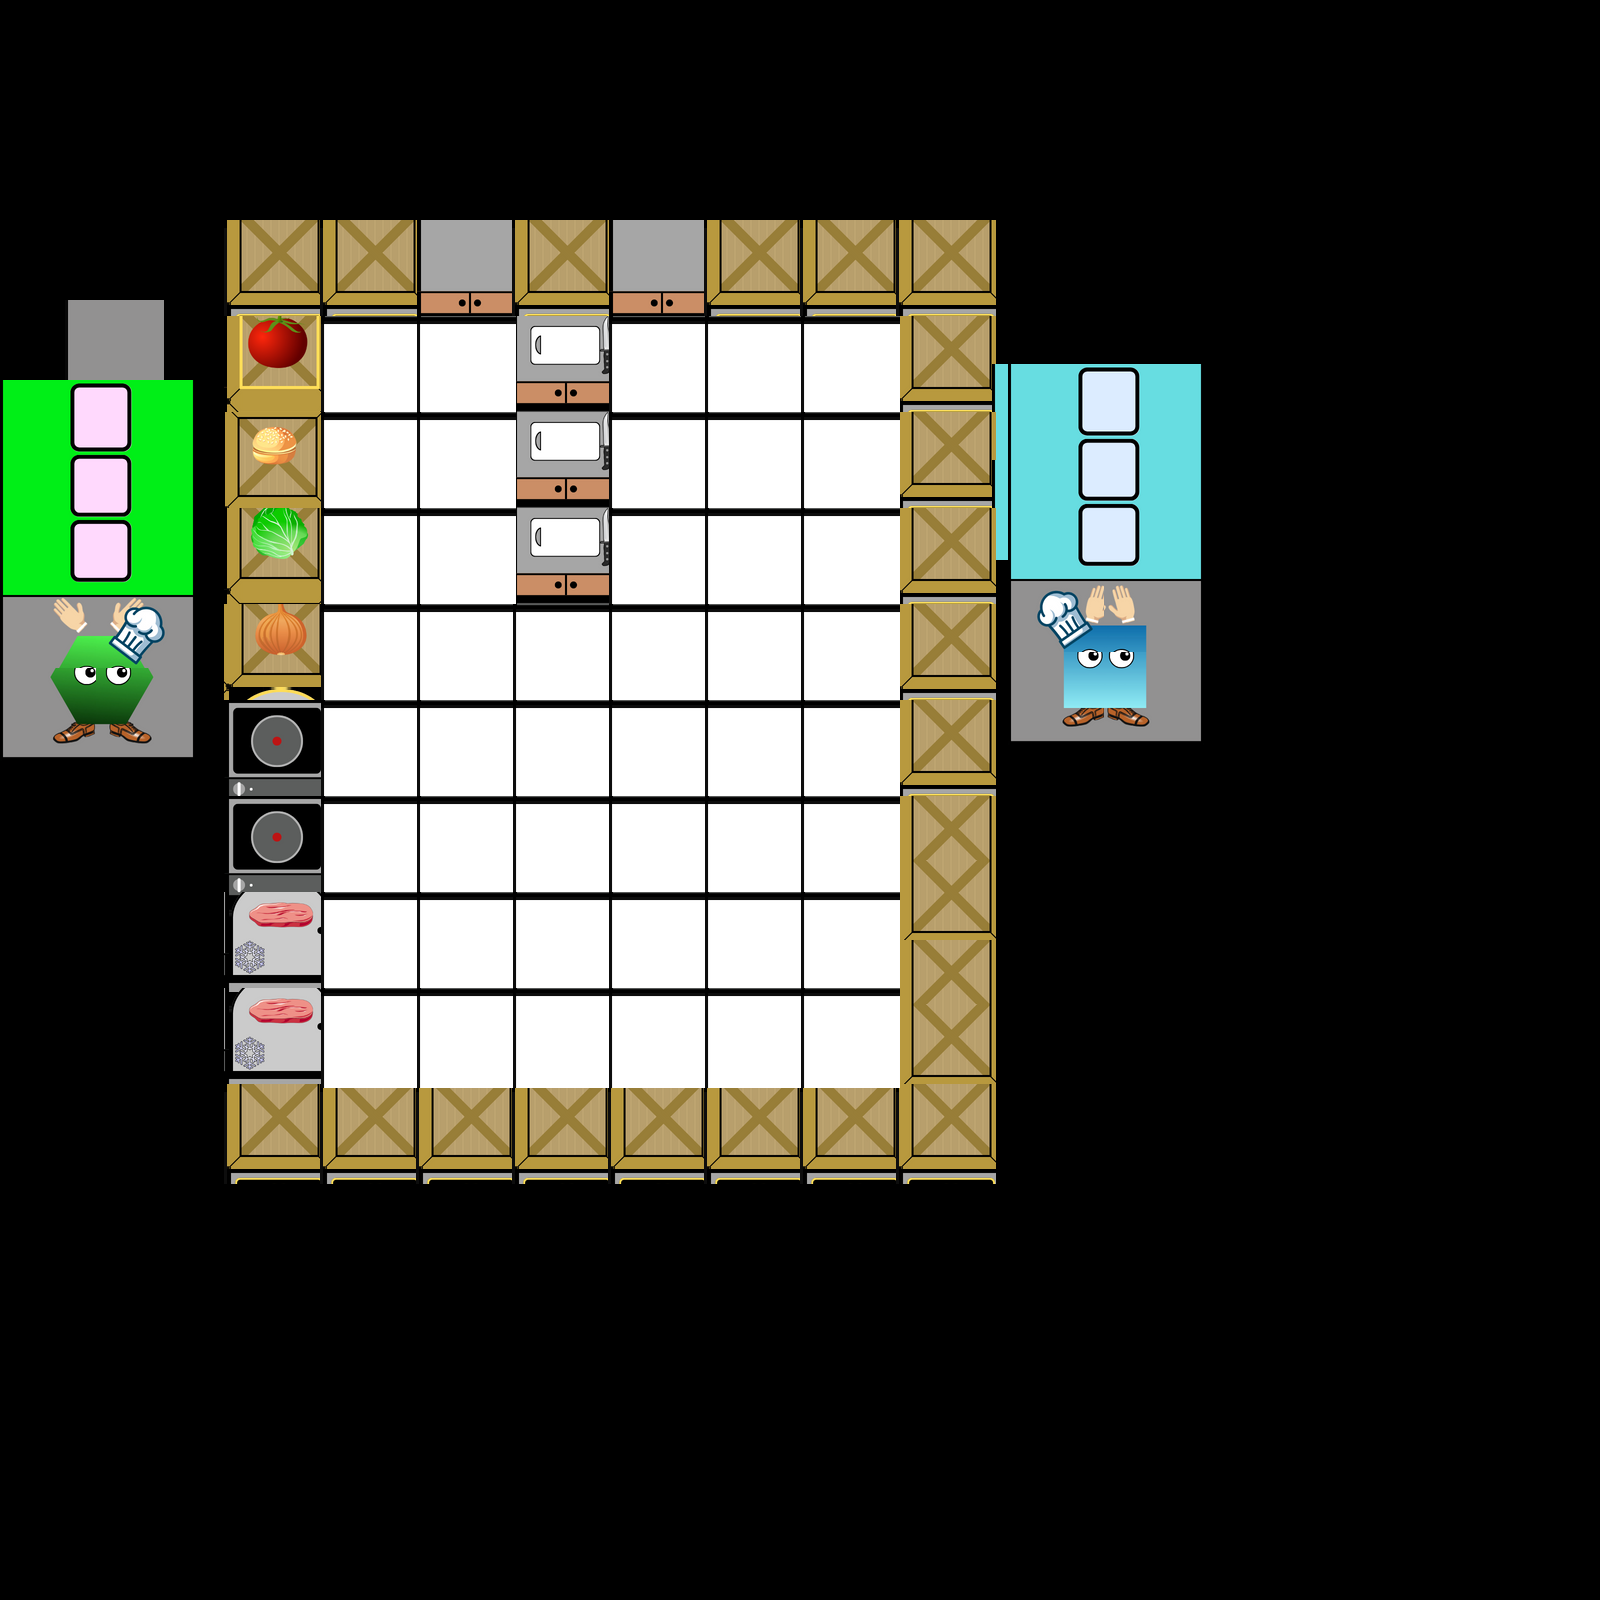

A 2D game scene composited from a Tiled map and its tileset images. What follows is a short description and the map's XML, with each tile layer's data collapsed to a summary:
An orthogonal 100x100 tile map with 16x16 px tiles, 2 tile layers (Tile Layer 1, background).

<map version="1.9" tiledversion="1.9.2" orientation="orthogonal" renderorder="right-down" width="100" height="100" tilewidth="16" tileheight="16" infinite="0" nextlayerid="5" nextobjectid="1">
 <tileset firstgid="1" source="../../../ENG1_Assets_V1.tsx" />
 <layer id="1" name="Tile Layer 1" width="100" height="100">
  <data>[10000 cells, 55 non-empty, 26 distinct tile ids]</data>
 </layer>
 <layer id="4" name="background" width="100" height="100">
  <data>[10000 cells, 45 non-empty, 1 distinct tile ids]</data>
 </layer>
 <objectgroup id="2" name="background" />
</map>